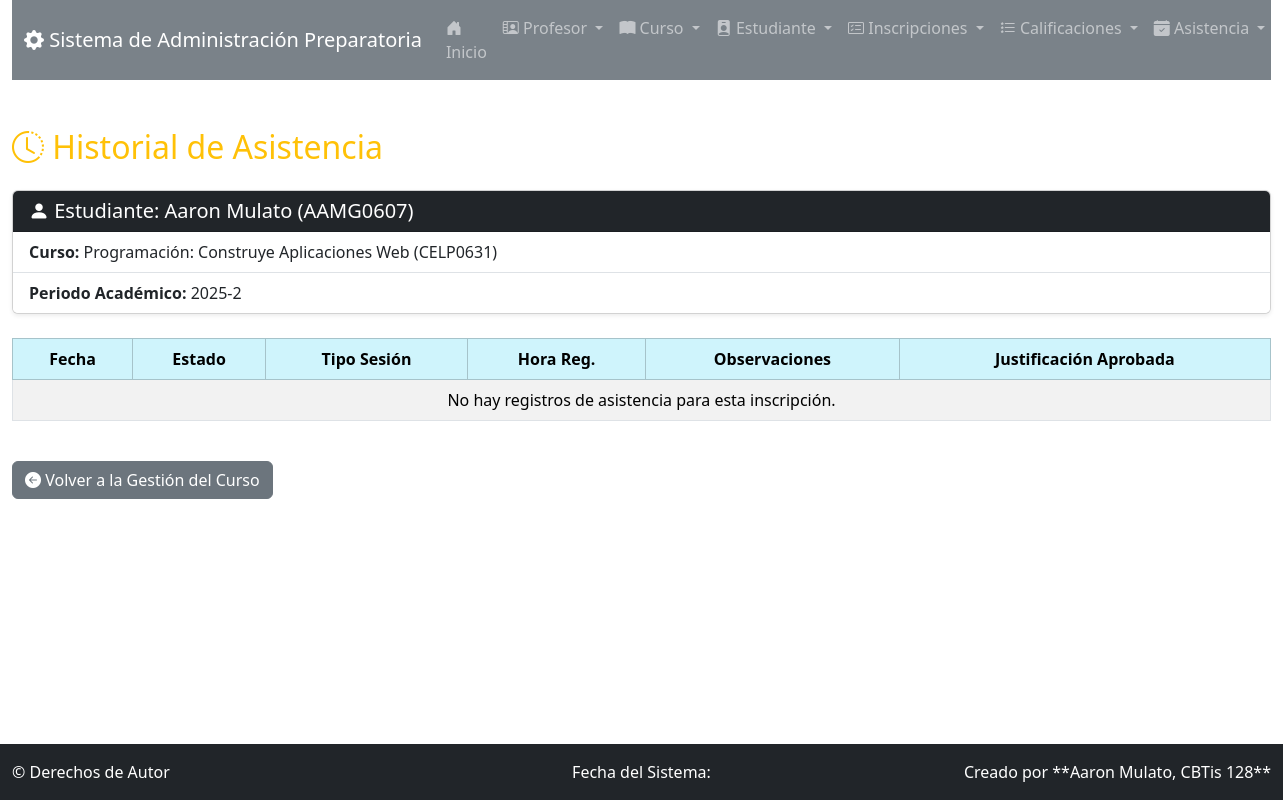
Before: /asistencia/historial/1/ with the older database file.
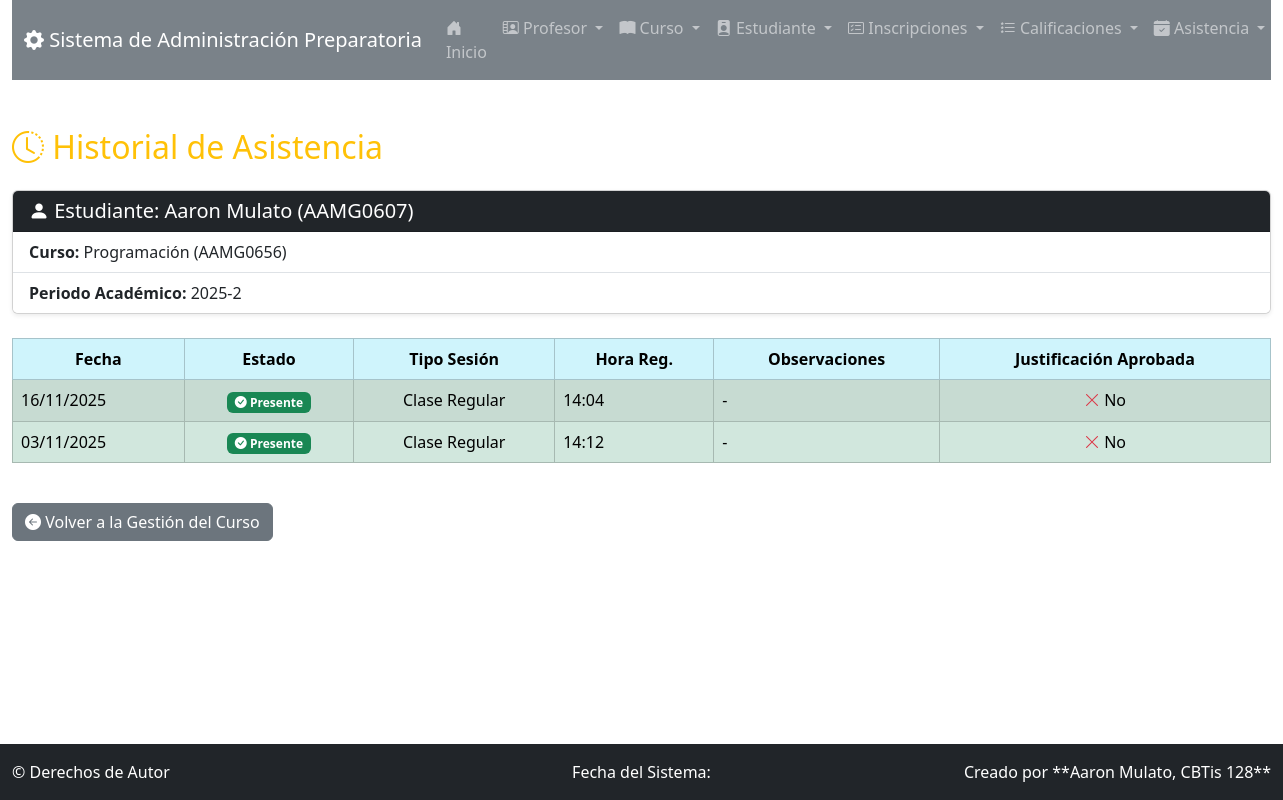
After: the same page with the newer database file.
### app_Preparatoria/models.py (models this page shows, shortened)
class Inscripcion(models.Model):
    estudiante = models.ForeignKey(Estudiante, on_delete=models.CASCADE)
    curso = models.ForeignKey(Curso, on_delete=models.CASCADE)
    fecha_inscripcion_curso = models.DateField(auto_now_add=True)
    fecha_finalizacion = models.DateField(null=True, blank=True)
    esta_activo = models.BooleanField(default=True)
    periodo_academico = models.CharField(max_length=50, default="2025-2") # Campo nuevo
    es_obligatorio = models.BooleanField(default=True) # Campo nuevo
    class Meta:
        unique_together = ('estudiante', 'curso', 'periodo_academico') # Ajuste para permitir reinscripción en otro periodo

class Curso(models.Model):
    nombre_curso = models.CharField(max_length=50)
    codigo = models.CharField(max_length=10, unique=True)
    descripcion = models.TextField(max_length=100)
    creditos = models.PositiveIntegerField()
    horario = models.CharField(max_length=50)
    aula = models.CharField(max_length=20)
    profesor = models.ForeignKey(Profesor, related_name="cursos", on_delete=models.CASCADE)

class Estudiante(models.Model):
    nombre_estudiante = models.CharField(max_length=50)
    apellido_estudiante = models.CharField(max_length=50)
    matricula = models.CharField(max_length=10, unique=True)
    correo_estudiante = models.EmailField(max_length=100)
    fecha_nacimiento = models.DateField()
    fecha_inscripcion = models.DateField(auto_now_add=True)
    cursos = models.ManyToManyField(Curso, through='Inscripcion', related_name="estudiantes_inscritos")

class Asistencia(models.Model):
    inscripcion = models.ForeignKey('Inscripcion', on_delete=models.CASCADE, related_name='asistencias')
    fecha = models.DateField(default=date.today)
    presente = models.BooleanField(default=True)
    observaciones = models.TextField(blank=True, null=True)
    hora_registro = models.TimeField(auto_now_add=True) # Campo nuevo
    justificacion_aprobada = models.BooleanField(default=False) # Campo nuevo
    tipo_sesion = models.CharField(
        max_length=20,
        choices=[
            ('CLASE', 'Clase Regular'),
            ('LAB', 'Laboratorio'),
            ('EXAMEN', 'Examen')
        ],
        default='CLASE'
    ) # Campo nuevo
    class Meta:
        unique_together = ('inscripcion', 'fecha')

### app_Preparatoria/views.py (the view)
# urls.py: path('asistencia/historial/<int:inscripcion_id>/', views.ver_historial_asistencia_estudiante, name='ver_historial_asistencia_estudiante'),
def ver_historial_asistencia_estudiante(request, inscripcion_id):
    inscripcion = get_object_or_404(Inscripcion.objects.select_related('estudiante', 'curso'), pk=inscripcion_id)
    historial = Asistencia.objects.filter(inscripcion=inscripcion).order_by('-fecha')
    context = {
        'inscripcion': inscripcion,
        'historial': historial
    }
    return render(request, 'asistencia/historial_asistencia_estudiante.html', context)

### app_Preparatoria/templates/asistencia/historial_asistencia_estudiante.html
{% extends 'base.html' %}
{% block content %}
<h2 class="mb-4 text-warning">
    <i class="bi bi-clock-history"></i> Historial de Asistencia
</h2>
<div class="card shadow-sm mb-4">
    <div class="card-header bg-dark text-white">
        <h5 class="m-0">
            <i class="bi bi-person-fill"></i> Estudiante: {{ inscripcion.estudiante.nombre_estudiante }} {{ inscripcion.estudiante.apellido_estudiante }} ({{ inscripcion.estudiante.matricula }})
        </h5>
    </div>
    <ul class="list-group list-group-flush">
        <li class="list-group-item">
            <strong>Curso:</strong> {{ inscripcion.curso.nombre_curso }} ({{ inscripcion.curso.codigo }})
        </li>
        <li class="list-group-item">
            <strong>Periodo Académico:</strong> {{ inscripcion.periodo_academico }}
        </li>
    </ul>
</div>
<div class="table-responsive">
    <table class="table table-bordered table-striped">
        <thead class="table-info text-center">
            <tr>
                <th>Fecha</th>
                <th>Estado</th>
                <th>Tipo Sesión</th>
                <th>Hora Reg.</th>
                <th>Observaciones</th>
                <th>Justificación Aprobada</th>
            </tr>
        </thead>
        <tbody>
            {% for registro in historial %}
            <tr class="{% if not registro.presente %}table-danger{% else %}table-success{% endif %}">
                <td>{{ registro.fecha|date:"d/m/Y" }}</td>
                <td class="text-center">
                    {% if registro.presente %}
                        <span class="badge bg-success"><i class="bi bi-check-circle-fill"></i> Presente</span>
                    {% else %}
                        <span class="badge bg-danger"><i class="bi bi-x-octagon-fill"></i> Ausente</span>
                    {% endif %}
                </td>
                <td class="text-center">{{ registro.get_tipo_sesion_display }}</td>
                <td>{{ registro.hora_registro|time:"H:i" }}</td>
                <td>{{ registro.observaciones|default:"-" }}</td>
                <td class="text-center">
                    {% if registro.justificacion_aprobada %}
                        <i class="bi bi-check-lg text-success"></i> Sí
                    {% else %}
                        <i class="bi bi-x-lg text-danger"></i> No
                    {% endif %}
                </td>
            </tr>
            {% empty %}
            <tr>
                <td colspan="6" class="text-center">No hay registros de asistencia para esta inscripción.</td>
            </tr>
            {% endfor %}
        </tbody>
    </table>
</div>
<div class="mt-4">
    <a href="{% url 'gestionar_asistencia' inscripcion.curso.id %}" class="btn btn-secondary">
        <i class="bi bi-arrow-left-circle-fill"></i> Volver a la Gestión del Curso
    </a>
</div>
{% endblock %}

Changed rows visible on the page:
changed Inscripcion "Aaron": curso.nombre_curso "Programación: Construye Aplicaciones Web" → "Programación"; curso.codigo "CELP0631" → "AAMG0656"
added Asistencia: fecha "16/11/2025", presente True (drawn), tipo_sesion "Clase Regular", hora_registro "14:04", observaciones "-", justificacion_aprobada False (drawn)
added Asistencia: fecha "03/11/2025", presente True (drawn), tipo_sesion "Clase Regular", hora_registro "14:12", observaciones "-", justificacion_aprobada False (drawn)
Other visible differences:
text no longer shown: "No hay registros de asistencia para esta inscripción."
